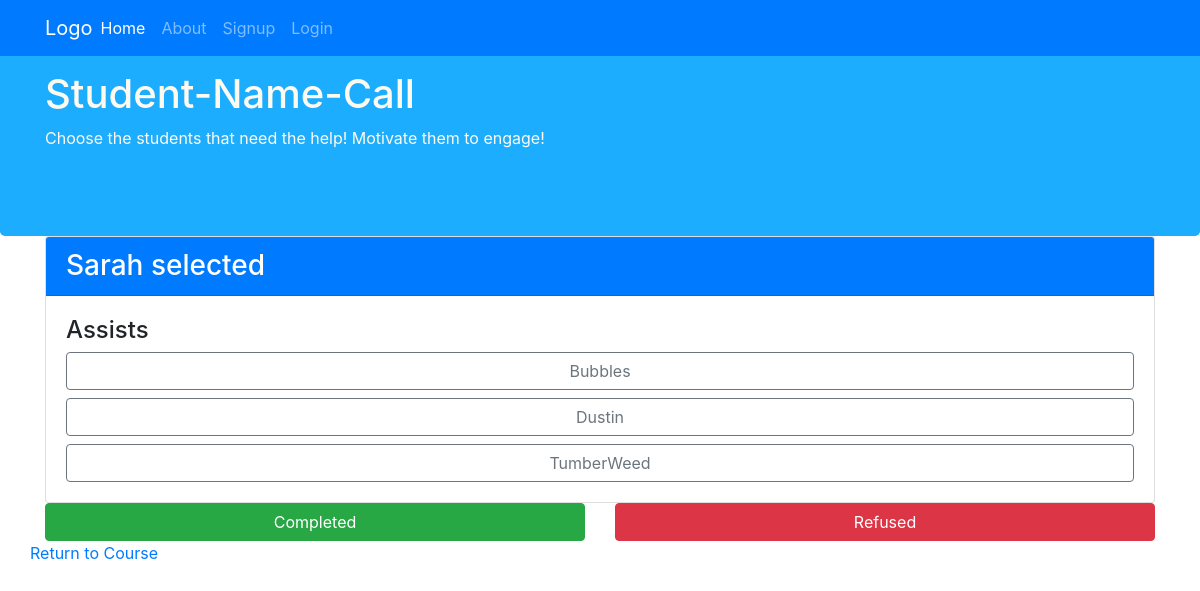
Page /select/1 (signed in) on the committed database.
### course/models.py (models this page shows, shortened)
class Student(models.Model):
    name = models.CharField(max_length=20)
    attempts = models.IntegerField(default=0, validators=[MaxValueValidator(1000), MinValueValidator(1)])
    assists = models.IntegerField(default=0, validators=[MaxValueValidator(1000), MinValueValidator(0)])
    weight = models.IntegerField(default=1, validators=[MaxValueValidator(100), MinValueValidator(0)])
    course = models.ForeignKey(
        Course,
        on_delete=models.CASCADE,
    )
    class Meta:
        ordering = ['name']
    def __str__(self):
        return str(self.name)

### course/views.py (the view, shortened to what this page needs)
# urls.py: path('select/<student_id>', select_student_view, name='select_student_view'),
@login_required
def select_student_view(request, student_id):
    user = request.user
    student = Student.objects.get(pk=student_id)
    course = student.course
    students = [x for x in Student.objects.filter(course=course) if x != student]
    check_instructor(user, course)
    context = {
        'selected' : student,
        'students' : students,
        'course' : course,
        }
    return render(request, 'course/select_student.html', context)

### course/models.py (called while the page is built)
    def get_absolute_url(self):
        from django.urls import reverse
        return reverse('course_view', args=[str(self.course_id)])

### course/views.py (called while the page is built)
def check_instructor(user, course):
    authorized_user = course.instructor
    if user != authorized_user:
        return redirect('login')
    pass

### course/templates/course/select_student.html (shortened to what this page needs)
{% extends 'base.html' %}
{% block content %}
<form method="POST" >
    <div class="row row-content">
        <div class="col-12">
            <div class="card">
                <h3 class="card-header bg-primary text-white" id="login">  {{selected.name}} selected  </h3>
                <div class="card-body">
                    <h4>
                        Assists
                    </h4>
                    <div class="btn-group-toggle" data-toggle="buttons">
                        {% for stud in students %}
                        <label class="btn btn-block btn-outline-secondary">
                            <input type="checkbox" name="assists[]"  value="{{stud.id}}" >{{stud}}
                        </label>
                        {% endfor %}
                    </div>
                </div>
            </div>
        </div>
        <div class="col-6">
            <button type="submit"  name="completed" class="btn btn-block btn-success"> Completed </button>
        </div>
        <div class="col-6">
            <button type="submit"  name="refused" class="btn btn-block btn-danger"> Refused </button>
        </div>
</form>
<div class="row row-content">
    <div class="col-sm-12">
        <a href="{{course.get_absolute_url}}">
            Return to Course
        </a>
    </div>
</div>
    </div>
{% endblock %}

### rows in the picture
Student: name "Sarah"
Student: name "Bubbles"
Student: name "Dustin"
Student: name "TumberWeed"
